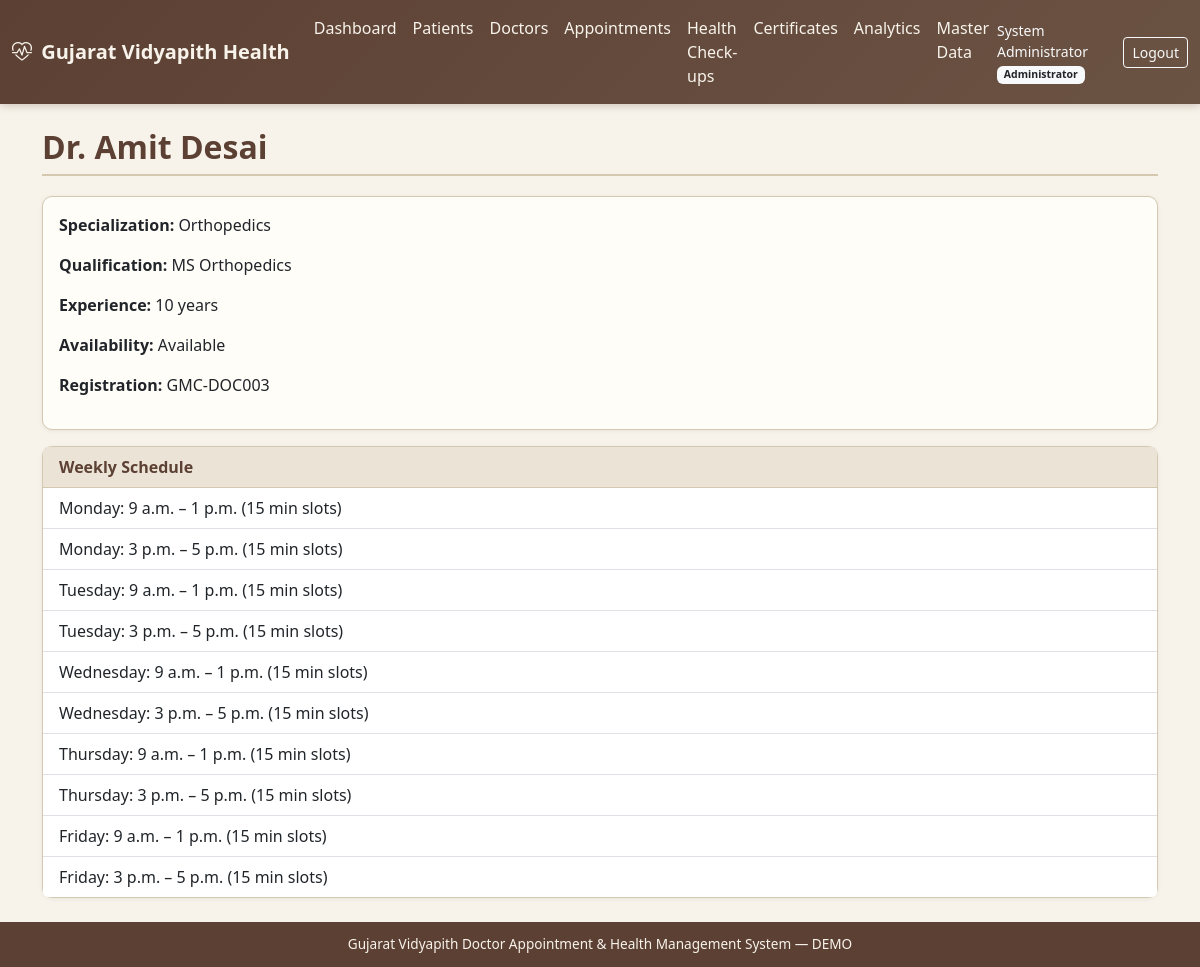
The page /doctors/DOC003/ (signed in) on the database its author committed.
### accounts/models.py (models this page shows, shortened)
class User(AbstractUser):
    role = models.ForeignKey(
        Role, on_delete=models.SET_NULL, null=True, blank=True, related_name='users'
    )
    mobile = models.CharField(max_length=15, blank=True)
    gender = models.CharField(
        max_length=10,
        choices=[('Male', 'Male'), ('Female', 'Female'), ('Other', 'Other')],
        blank=True,
    )
    profile_photo = models.ImageField(upload_to='profiles/', blank=True, null=True)
    is_active_user = models.BooleanField(default=True)
    created_at = models.DateTimeField(auto_now_add=True)
    updated_at = models.DateTimeField(auto_now=True)
    class Meta:
        ordering = ['username']
    @property
    def role_code(self):
        return self.role.code if self.role else None

class Role(models.Model):
    ADMIN = 'admin'
    DOCTOR = 'doctor'
    STUDENT = 'student'
    STAFF = 'staff'
    STAFF_FAMILY = 'staff_family'
    HOD = 'hod'
    SUPER_ADMIN = 'super_admin'
    ROLE_CHOICES = [
        (ADMIN, 'Administrator'),
        (DOCTOR, 'Doctor'),
        (STUDENT, 'Student'),
        (STAFF, 'Staff'),
        (STAFF_FAMILY, 'Staff Family Member'),
        (HOD, 'HOD'),
        (SUPER_ADMIN, 'Super Administrator'),
    ]
    code = models.CharField(max_length=20, choices=ROLE_CHOICES, unique=True)
    name = models.CharField(max_length=50)
    description = models.TextField(blank=True)
    is_active = models.BooleanField(default=True)
    created_at = models.DateTimeField(auto_now_add=True)
    class Meta:
        ordering = ['name']

### doctors/models.py (models this page shows, shortened)
class Doctor(models.Model):
    doctor_id = models.CharField(max_length=30, unique=True)
    user = models.OneToOneField(
        settings.AUTH_USER_MODEL,
        on_delete=models.SET_NULL,
        null=True,
        blank=True,
        related_name='doctor_profile',
    )
    name = models.CharField(max_length=150)
    gender = models.CharField(
        max_length=10,
        choices=[('Male', 'Male'), ('Female', 'Female'), ('Other', 'Other')],
        blank=True,
    )
    qualification = models.CharField(max_length=200, blank=True)
    medical_system = models.ForeignKey(
        MedicalSystem, on_delete=models.SET_NULL, null=True, blank=True, related_name='doctors'
    )
    specialization = models.ForeignKey(
        Specialization, on_delete=models.SET_NULL, null=True, related_name='doctors'
    )
    department = models.ForeignKey(
        Department, on_delete=models.SET_NULL, null=True, blank=True, related_name='doctors'
    )
    registration_number = models.CharField(max_length=50, blank=True)
    email = models.EmailField(blank=True)
    mobile = models.CharField(max_length=15, blank=True)
    experience_years = models.PositiveSmallIntegerField(default=0)
    profile_photo = models.ImageField(upload_to='doctors/', blank=True, null=True)
    availability = models.CharField(
        max_length=20,
        choices=[('Available', 'Available'), ('Unavailable', 'Unavailable'), ('On Leave', 'On Leave')],
        default='Available',
    )
    status = models.CharField(
        max_length=20,
        choices=[('Active', 'Active'), ('Inactive', 'Inactive')],
        default='Active',
    )
    created_at = models.DateTimeField(auto_now_add=True)
    updated_at = models.DateTimeField(auto_now=True)
    class Meta:
        ordering = ['name']

class DoctorSchedule(models.Model):
    DAY_CHOICES = [
        (0, 'Monday'), (1, 'Tuesday'), (2, 'Wednesday'),
        (3, 'Thursday'), (4, 'Friday'), (5, 'Saturday'), (6, 'Sunday'),
    ]
    doctor = models.ForeignKey(Doctor, on_delete=models.CASCADE, related_name='schedules')
    day_of_week = models.PositiveSmallIntegerField(choices=DAY_CHOICES)
    start_time = models.TimeField()
    end_time = models.TimeField()
    slot_duration_minutes = models.PositiveSmallIntegerField(default=15)
    max_patients_per_day = models.PositiveSmallIntegerField(default=30)
    break_start = models.TimeField(null=True, blank=True)
    break_end = models.TimeField(null=True, blank=True)
    is_active = models.BooleanField(default=True)
    class Meta:
        unique_together = ('doctor', 'day_of_week', 'start_time')
        ordering = ['doctor', 'day_of_week', 'start_time']

### masters/models.py (models this page shows, shortened)
class Specialization(models.Model):
    name = models.CharField(max_length=100, unique=True)
    code = models.CharField(max_length=20, unique=True, blank=True)
    description = models.TextField(blank=True)
    status = models.CharField(
        max_length=20,
        choices=[('Active', 'Active'), ('Inactive', 'Inactive')],
        default='Active',
    )
    class Meta:
        ordering = ['name']

### doctors/views.py (the view)
# urls.py: path('<str:doctor_id>/', views.detail, name='detail'),
@login_required
def detail(request, doctor_id):
    doctor = get_object_or_404(
        Doctor.objects.select_related('specialization', 'department', 'medical_system'),
        doctor_id=doctor_id,
    )
    profile = get_doctor_profile(request.user)
    if profile is not None and not is_admin(request.user):
        if profile.doctor_id != doctor_id:
            raise PermissionDenied('You can only view your own doctor profile.')
    schedules = DoctorSchedule.objects.filter(doctor=doctor, is_active=True).order_by(
        'day_of_week', 'start_time'
    )
    return render(request, 'doctors/detail.html', {'doctor': doctor, 'schedules': schedules})

### accounts/authorization.py (called while the page is built)
def get_doctor_profile(user):
    if not user or not user.is_authenticated:
        return None
    try:
        return user.doctor_profile
    except ObjectDoesNotExist:
        return None
    except AttributeError:
        return None

### templates/doctors/detail.html (shortened to what this page needs)
{% extends "base.html" %}
{% block content %}
<div class="container">
  <h2 class="page-title">Dr. {{ doctor.name }}</h2>
  <div class="card card-gv mb-3">
    <div class="card-body">
      <p><strong>Specialization:</strong> {{ doctor.specialization.name|default:"—" }}</p>
      <p><strong>Qualification:</strong> {{ doctor.qualification }}</p>
      <p><strong>Experience:</strong> {{ doctor.experience_years }} years</p>
      <p><strong>Availability:</strong> {{ doctor.availability }}</p>
      <p><strong>Registration:</strong> {{ doctor.registration_number }}</p>
    </div>
  </div>
  <div class="card card-gv">
    <div class="card-header">Weekly Schedule</div>
    <ul class="list-group list-group-flush">
      {% for s in schedules %}
      <li class="list-group-item">{{ s.get_day_of_week_display }}: {{ s.start_time }} – {{ s.end_time }} ({{ s.slot_duration_minutes }} min slots)</li>
      {% empty %}
      <li class="list-group-item text-muted">No schedule configured</li>
      {% endfor %}
    </ul>
  </div>
</div>
{% endblock %}

### templates/base.html (shortened to what this page needs)
{% load static %}
<!DOCTYPE html>
<html lang="en">
<head>
  <link href="https://cdn.jsdelivr.net/npm/bootstrap@5.3.3/dist/css/bootstrap.min.css" rel="stylesheet">
  <link href="https://cdn.jsdelivr.net/npm/bootstrap-icons@1.11.3/font/bootstrap-icons.min.css" rel="stylesheet">
  <link href="{% static 'css/gv-theme.css' %}" rel="stylesheet">
</head>
<body class="d-flex flex-column">
{% if user.is_authenticated %}
<nav class="navbar navbar-expand-lg navbar-gv">
  <div class="container-fluid">
    <a class="navbar-brand fw-semibold" href="{% url 'accounts:dashboard' %}">
      <i class="bi bi-heart-pulse me-1"></i> Gujarat Vidyapith Health
    </a>
    <div class="collapse navbar-collapse" id="navMain">
      <ul class="navbar-nav me-auto">
        <li class="nav-item"><a class="nav-link" href="{% url 'accounts:dashboard' %}">Dashboard</a></li>
        {% if user.is_superuser or user.role_code == 'admin' or user.role_code == 'super_admin' or user.role_code == 'doctor' %}
        <li class="nav-item"><a class="nav-link" href="{% url 'patients:index' %}">Patients</a></li>
        {% endif %}
        <li class="nav-item"><a class="nav-link" href="{% url 'doctors:index' %}">Doctors</a></li>
        <li class="nav-item"><a class="nav-link" href="{% url 'appointments:index' %}">Appointments</a></li>
        <li class="nav-item"><a class="nav-link" href="{% url 'health_records:index' %}">Health Check-ups</a></li>
        <li class="nav-item"><a class="nav-link" href="{% url 'certificates:index' %}">Certificates</a></li>
        <li class="nav-item"><a class="nav-link" href="{% url 'analytics:index' %}">Analytics</a></li>
        {% if user.is_superuser or user.role_code == 'admin' or user.role_code == 'super_admin' %}
        <li class="nav-item"><a class="nav-link" href="{% url 'masters:index' %}">Master Data</a></li>
        {% endif %}
      </ul>
      <span class="navbar-text text-light me-3 small">
        {{ user.get_full_name|default:user.username }}
        {% if user.role %}<span class="badge bg-light text-dark">{{ user.role.name }}</span>{% endif %}
      </span>
      <a class="btn btn-sm btn-outline-light" href="{% url 'accounts:logout' %}">Logout</a>
    </div>
  </div>
</nav>
{% endif %}
<main class="container-fluid py-4 flex-grow-1">
  {% block content %}{% endblock %}
</main>
<footer class="footer-gv text-center">
  <div class="container">
    Gujarat Vidyapith Doctor Appointment &amp; Health Management System &mdash; DEMO
  </div>
</footer>
</body>
</html>

### static/css/gv-theme.css (style rules this page uses)
:root { --gv-cream: #f7f3eb; --gv-cream-dark: #ebe4d6; --gv-brown: #5c4033; --gv-brown-light: #8b6914; --gv-earth: #6b5344; --gv-muted: #a0896e; --gv-accent: #3d5a40; --gv-text: #2c2416; --gv-border: #d4c8b0; --gv-card: #fffdf8; --gv-success: #4a7c59; --gv-warning: #c4a35a; --gv-danger: #a65d57; }
body { background-color: var(--gv-cream); color: var(--gv-text); font-family: 'Segoe UI', system-ui, -apple-system, sans-serif; min-height: 100vh; }
.navbar-gv { background: linear-gradient(135deg, var(--gv-brown) 0%, var(--gv-earth) 100%); box-shadow: 0 2px 8px rgba(92, 64, 51, 0.25); }
.navbar-gv .navbar-brand, .navbar-gv .nav-link { color: var(--gv-cream) !important; }
.card-gv { background: var(--gv-card); border: 1px solid var(--gv-border); border-radius: 10px; box-shadow: 0 1px 4px rgba(92, 64, 51, 0.08); }
.card-gv .card-header { background: var(--gv-cream-dark); border-bottom: 1px solid var(--gv-border); color: var(--gv-brown); font-weight: 600; }
.page-title { color: var(--gv-brown); font-weight: 600; border-bottom: 2px solid var(--gv-border); padding-bottom: 0.5rem; margin-bottom: 1.25rem; }
.footer-gv { background: var(--gv-brown); color: var(--gv-cream); font-size: 0.85rem; padding: 0.75rem 0; margin-top: auto; }

### rows shown on the page
User: get_full_name "System Administrator", role.name "Administrator"
Doctor: name "Amit Desai", specialization.name "Orthopedics", qualification "MS Orthopedics", experience_years "10", availability "Available", registration_number "GMC-DOC003"
DoctorSchedule: day_of_week "Monday", start_time "9 a.m.", end_time "1 p.m.", slot_duration_minutes "15"
DoctorSchedule: day_of_week "Monday", start_time "3 p.m.", end_time "5 p.m.", slot_duration_minutes "15"
DoctorSchedule: day_of_week "Tuesday", start_time "9 a.m.", end_time "1 p.m.", slot_duration_minutes "15"
DoctorSchedule: day_of_week "Tuesday", start_time "3 p.m.", end_time "5 p.m.", slot_duration_minutes "15"
DoctorSchedule: day_of_week "Wednesday", start_time "9 a.m.", end_time "1 p.m.", slot_duration_minutes "15"
DoctorSchedule: day_of_week "Wednesday", start_time "3 p.m.", end_time "5 p.m.", slot_duration_minutes "15"
DoctorSchedule: day_of_week "Thursday", start_time "9 a.m.", end_time "1 p.m.", slot_duration_minutes "15"
DoctorSchedule: day_of_week "Thursday", start_time "3 p.m.", end_time "5 p.m.", slot_duration_minutes "15"
DoctorSchedule: day_of_week "Friday", start_time "9 a.m.", end_time "1 p.m.", slot_duration_minutes "15"
DoctorSchedule: day_of_week "Friday", start_time "3 p.m.", end_time "5 p.m.", slot_duration_minutes "15"
